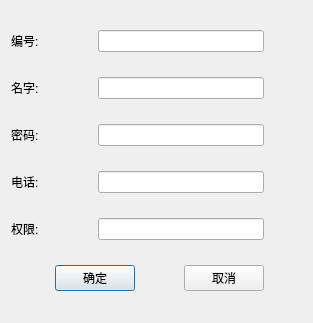
<?xml version="1.0" encoding="UTF-8"?>
<ui version="4.0">
 <class>addUser</class>
 <widget class="QDialog" name="addUser">
  <property name="geometry">
   <rect>
    <x>0</x>
    <y>0</y>
    <width>313</width>
    <height>323</height>
   </rect>
  </property>
  <property name="windowTitle">
   <string>Dialog</string>
  </property>
  <layout class="QGridLayout" name="gridLayout">
   <item row="0" column="0" colspan="2">
    <widget class="QLabel" name="label">
     <property name="text">
      <string>编号:</string>
     </property>
    </widget>
   </item>
   <item row="0" column="2" colspan="3">
    <widget class="QLineEdit" name="lineID"/>
   </item>
   <item row="1" column="0" colspan="2">
    <widget class="QLabel" name="label_2">
     <property name="text">
      <string>名字:</string>
     </property>
    </widget>
   </item>
   <item row="1" column="2" colspan="3">
    <widget class="QLineEdit" name="lineName"/>
   </item>
   <item row="2" column="0" colspan="2">
    <widget class="QLabel" name="label_3">
     <property name="text">
      <string>密码:</string>
     </property>
    </widget>
   </item>
   <item row="2" column="2" colspan="3">
    <widget class="QLineEdit" name="linePassword"/>
   </item>
   <item row="3" column="0" colspan="2">
    <widget class="QLabel" name="label_4">
     <property name="text">
      <string>电话:</string>
     </property>
    </widget>
   </item>
   <item row="3" column="2" colspan="3">
    <widget class="QLineEdit" name="linePhone"/>
   </item>
   <item row="4" column="0" colspan="2">
    <widget class="QLabel" name="label_5">
     <property name="text">
      <string>权限:</string>
     </property>
    </widget>
   </item>
   <item row="4" column="2" colspan="3">
    <widget class="QLineEdit" name="lineLevel"/>
   </item>
   <item row="5" column="0">
    <spacer name="horizontalSpacer">
     <property name="orientation">
      <enum>Qt::Horizontal</enum>
     </property>
     <property name="sizeHint" stdset="0">
      <size>
       <width>34</width>
       <height>20</height>
      </size>
     </property>
    </spacer>
   </item>
   <item row="5" column="1" colspan="2">
    <widget class="QPushButton" name="btnSure">
     <property name="text">
      <string>确定</string>
     </property>
    </widget>
   </item>
   <item row="5" column="3">
    <spacer name="horizontalSpacer_2">
     <property name="orientation">
      <enum>Qt::Horizontal</enum>
     </property>
     <property name="sizeHint" stdset="0">
      <size>
       <width>34</width>
       <height>20</height>
      </size>
     </property>
    </spacer>
   </item>
   <item row="5" column="4">
    <widget class="QPushButton" name="btnCancel">
     <property name="text">
      <string>取消</string>
     </property>
    </widget>
   </item>
   <item row="5" column="5">
    <spacer name="horizontalSpacer_3">
     <property name="orientation">
      <enum>Qt::Horizontal</enum>
     </property>
     <property name="sizeHint" stdset="0">
      <size>
       <width>34</width>
       <height>20</height>
      </size>
     </property>
    </spacer>
   </item>
  </layout>
 </widget>
 <resources/>
 <connections/>
</ui>
